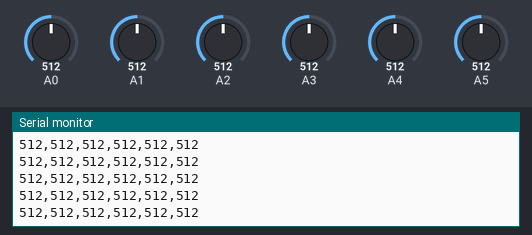
Bench run of a sketch on a simulated Arduino Uno, built with avr-gcc and run on an emulated ATmega328P. Shown: the last lines printed to the serial monitor. The inputs (shaded band) are chosen by the test bench; at power-on: A4 = 512, A3 = 512, A0 = 512, A1 = 512, A2 = 512, A5 = 512.

Above: at 1.2 s.
1.3 s: A4 set to 109
At 2.4 s:
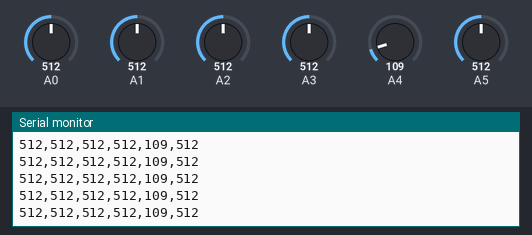
4.3 s: A4 set to 88
At 5.2 s:
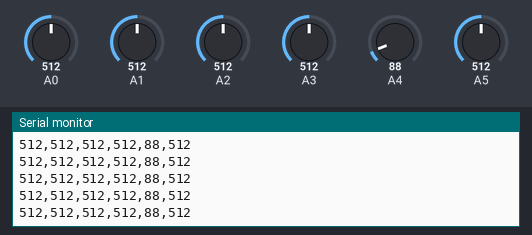
11.8 s: A3 set to 105
At 12.9 s:
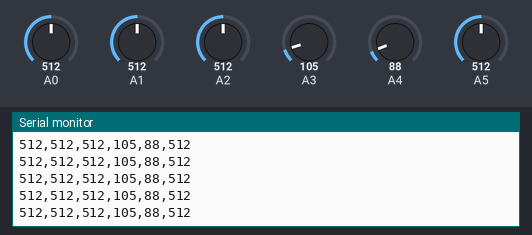
13.3 s: A3 set to 88
At 14.1 s:
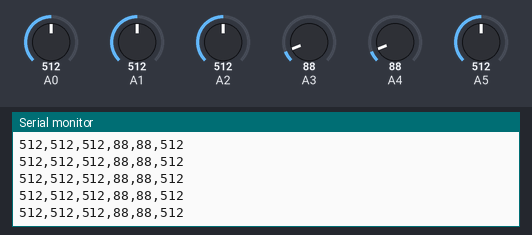
Timing chart, 0 to 15.8 s (numbered marks = the images above; inputs shaded):
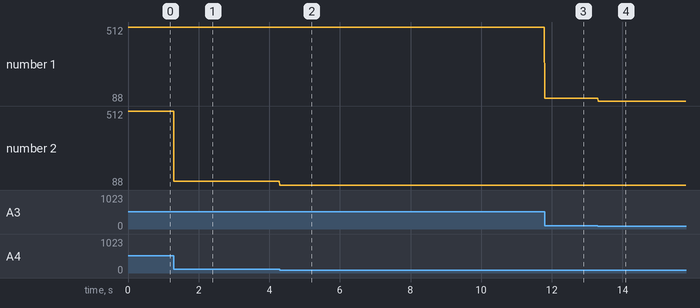

Measured:
- after the input at 1.3 s, the serial monitor: prints a new line at once (image 1)
- after the input at 4.3 s, the serial monitor: prints a new line at once (image 2)
- after the input at 11.8 s, the serial monitor: prints a new line at once (image 3)
- after the input at 13.3 s, the serial monitor: prints a new line at once (image 4)
- plotted number 1: 512 → 105 after the input at 11.8 s
- plotted number 2: 512 → 88 after the input at 1.3 s

The sketch:

analogPlotter.ino
```cpp
void setup() {
  Serial.begin(115200);
  while (!Serial);
}

void loop() {
  Serial.print(analogRead(A0)); Serial.print(",");
  Serial.print(analogRead(A1)); Serial.print(",");
  Serial.print(analogRead(A2)); Serial.print(",");
  Serial.print(analogRead(A3)); Serial.print(",");
  Serial.print(analogRead(A4)); Serial.print(",");
  Serial.print(analogRead(A5)); Serial.println();
  delay(10);
}
```
